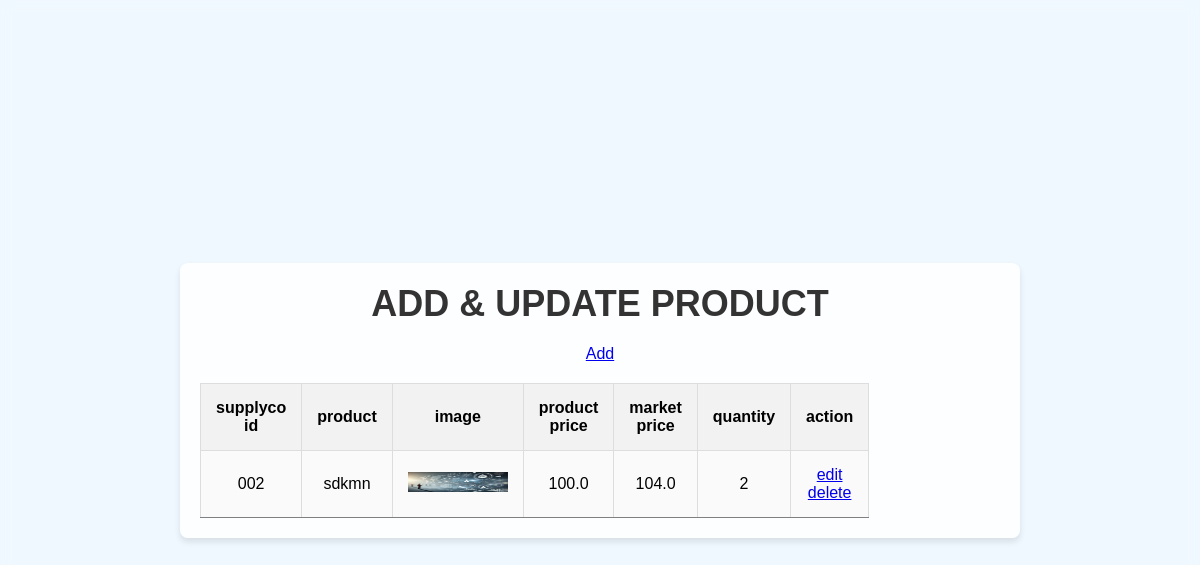
The app's page /addandmanageproduct with its own data.
### administrator/models.py (models this page shows)
class producttable(models.Model):
    SUPPLYCO=models.ForeignKey(supplycoprofile,on_delete=models.CASCADE,null=True,blank=True)
    productid=models.CharField(max_length=100,null=True,blank=True)
    name=models.CharField(max_length=100,null=True,blank=True)
    image=models.FileField()
    description=models.CharField(max_length=200,null=True,blank=True)
    price=models.FloatField(null=True,blank=True)
    marketprice=models.FloatField(null=True,blank=True)
    quantity=models.CharField(max_length=100,null=True,blank=True)

### administrator/views.py (the view)
# urls.py: path('addandmanageproduct',addandmanageproduct.as_view(),name='addandmanageproduct'),
class addandmanageproduct(View):
    def get(self,request):
        c=producttable.objects.all()
        return render(request,'supplyco/add&manageproduct/addandmanageproduct.html',{'a':c})

### templates/supplyco/add&manageproduct/addandmanageproduct.html (shortened to what this page needs)
{% load static %}
<!DOCTYPE html>
<html lang="en">
<head>
    <link rel="stylesheet" href="{% static 'css/addandmanageproduct.css' %}">
</head>
<body>
    <div class="container">
        <h1>ADD & UPDATE PRODUCT</h1>
        <table border="1">
            <thead>
                <tr>
                    <th>supplyco id</th>
                    <th>product</th>
                    <th>image</th>
                    <th>product price</th>
                    <th>market price</th>
                    <th>quantity</th>
                    <th>action</th>
                </tr>
            </thead>
            <tbody>
                {% for i in a %}
        <tr>
            <td>{{i.productid}}</td>
            <td>{{i.name}}</td>
            <td><img src="{{i.image.url}}" width="100" height="20"></td>
            <td>{{i.price}}</td>
            <td>{{i.marketprice}}</td>
            <td>{{i.quantity}}</td>
            <td>
                <a href="/editproduct/{{i.id}}">edit</a>
                <a href="/deleteproduct/{{i.id}}" class="">delete</a>
            </td>
        </tr>
        {% endfor %}
        <tr>
            <a href="addproduct">Add</a>
        </tr>
            </tbody>
        </table>
    </div>
</body>
</html>

### static/css/addandmanageproduct.css (style rules this page uses)
* { padding: 0; margin: 0; box-sizing: border-box; }
body { font-family: Arial, sans-serif; display: flex; justify-content: center; align-items: center; height: 100vh; background-color: aliceblue; background-repeat: no-repeat; background-size: cover; backdrop-filter: blur(7px); overflow: hidden; }
.container { text-align: center; padding: 20px; background-color: rgba(255, 255, 255, 0.8); border-radius: 8px; box-shadow: 0 4px 6px rgba(0, 0, 0, 0.1); }
table { width: 80%; margin-top: 20px; border-collapse: collapse; }
th, td { padding: 15px; text-align: center; border: 1px solid #ddd; }
th { background-color: #f2f2f2; }
td { background-color: #fafafa; }
h1 { font-size: 36px; margin-bottom: 20px; color: #333; }

### records on screen
producttable: productid "002", name "sdkmn", image (picture), price "100.0", marketprice "104.0", quantity "2"
